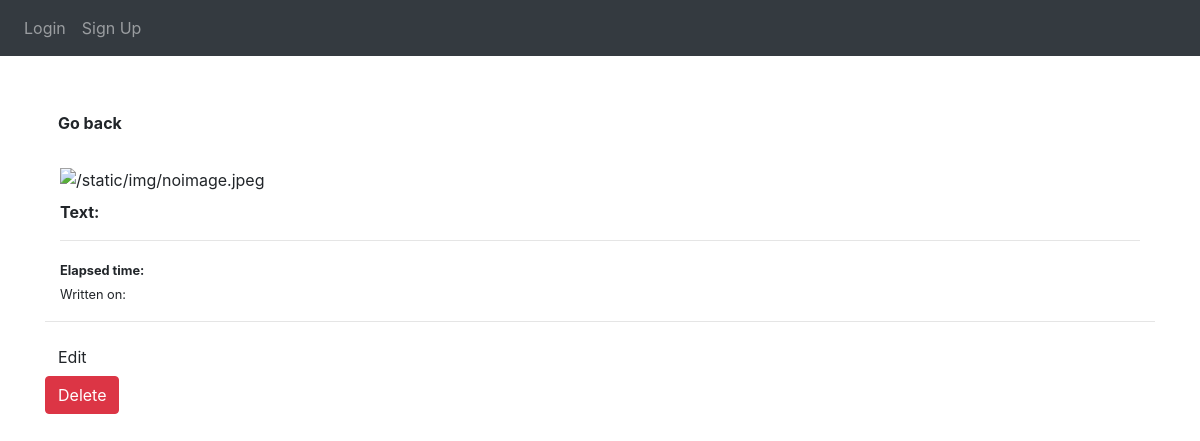
Before: /post/4 with the older database file.
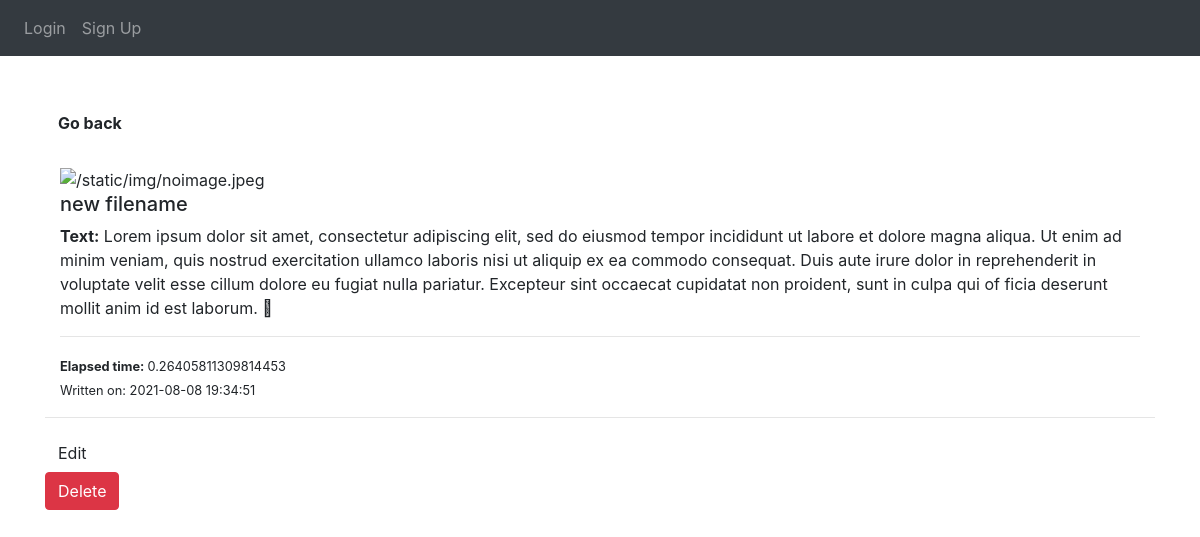
After: the same page with the newer database file.
### website/models.py (models this page shows)
class Post(db.Model):
    id = db.Column(db.Integer, primary_key=True)
    img = db.Column(db.String(155))
    title = db.Column(db.String(155))
    data = db.Column(db.String(1024))
    type = db.Column(db.String(15))
    elapsed_time = db.Column(db.String(20))
    date = db.Column(db.DateTime(timezone=True), default=func.now())
    user_id = db.Column(db.Integer, db.ForeignKey('user.id'))

### website/views.py (the view)
@views.route('/post/<id>', methods=['GET'])
def single(id):
    post = Post.query.get(id)
    return render_template('single.html', user=current_user, post=post)

### website/templates/single.html
{% extends "base.html" %} {% block title %} Post {% endblock %}
{% block content %}
<br>
<br>
<a class="btn btn-default" href="/">
    <b>Go back</b>
</a>
<br>
<br>
<div class="col-md-12">
    <img style="width:100%" src="{{ post.img }}" alt="/static/img/noimage.jpeg">
    <br>
    <h5>{{ post.title }}</h5>
    <p>
        <b>Text:</b> {{ post.data }}
    </p>
    <hr>
    <small><b>Elapsed time: </b> {{ post.elapsed_time }}</small>
    <br>
    <small>Written on: {{ post.date }}</small>
</div>
<hr>
<a href="/edit/{{ post.id }}" class="btn btn-default"> Edit </a>
<br>
<button class="btn btn-danger" type="button" onClick="deletePost({{ post.id }})">
    Delete
</button>
{% endblock %}

Changed rows visible on the page:
added Post: title "new filename", data "Lorem ipsum dolor sit amet, consectetur adipiscing elit, sed do eiusmod tempor incididunt ut labore et dolore magna aliqua. Ut enim ad minim veniam, quis nostrud exercitation ullamco laboris nisi ut aliquip ex ea commodo consequat. Duis aute irure dolor in reprehenderit in voluptate velit esse cillum dolore eu fugiat nulla pariatur. Excepteur sint occaecat cupidatat non proident, sunt in culpa qui of ficia deserunt mollit anim id est laborum.", elapsed_time "0.26405811309814453", date "2021-08-08 19:34:51"
